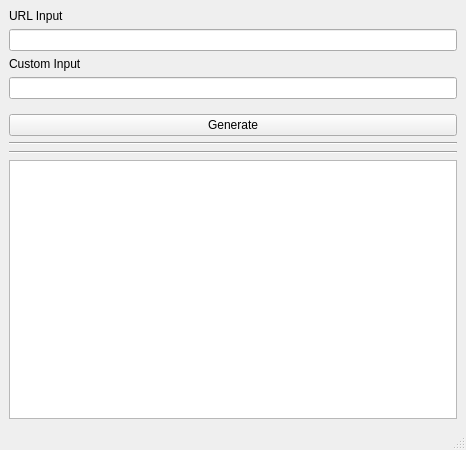
<?xml version="1.0" encoding="UTF-8"?>
<ui version="4.0">
 <class>MainWindow</class>
 <widget class="QMainWindow" name="MainWindow">
  <property name="geometry">
   <rect>
    <x>0</x>
    <y>0</y>
    <width>466</width>
    <height>450</height>
   </rect>
  </property>
  <property name="windowTitle">
   <string>MainWindow</string>
  </property>
  <widget class="QWidget" name="centralwidget">
   <layout class="QVBoxLayout" name="verticalLayout">
    <item>
     <layout class="QFormLayout" name="formLayout">
      <item row="0" column="0" colspan="2">
       <widget class="QLabel" name="lblUrlInput">
        <property name="text">
         <string>URL Input</string>
        </property>
       </widget>
      </item>
      <item row="1" column="0" colspan="2">
       <widget class="QLineEdit" name="edit_UrlInput"/>
      </item>
      <item row="3" column="0" colspan="2">
       <widget class="QLineEdit" name="edit_CustomInput"/>
      </item>
      <item row="2" column="0" colspan="2">
       <widget class="QLabel" name="lblCustomInput">
        <property name="text">
         <string>Custom Input</string>
        </property>
       </widget>
      </item>
      <item row="5" column="0" colspan="2">
       <widget class="QPushButton" name="btnGenerate">
        <property name="text">
         <string>Generate</string>
        </property>
       </widget>
      </item>
      <item row="4" column="0">
       <widget class="Line" name="line">
        <property name="orientation">
         <enum>Qt::Orientation::Horizontal</enum>
        </property>
       </widget>
      </item>
     </layout>
    </item>
    <item>
     <widget class="Line" name="line_3">
      <property name="orientation">
       <enum>Qt::Orientation::Horizontal</enum>
      </property>
     </widget>
    </item>
    <item>
     <widget class="Line" name="line_2">
      <property name="orientation">
       <enum>Qt::Orientation::Horizontal</enum>
      </property>
     </widget>
    </item>
    <item>
     <widget class="QTableWidget" name="URLTableWidget"/>
    </item>
   </layout>
  </widget>
  <widget class="QStatusBar" name="statusbar"/>
 </widget>
 <tabstops>
  <tabstop>edit_UrlInput</tabstop>
  <tabstop>edit_CustomInput</tabstop>
  <tabstop>btnGenerate</tabstop>
 </tabstops>
 <resources/>
 <connections/>
</ui>
